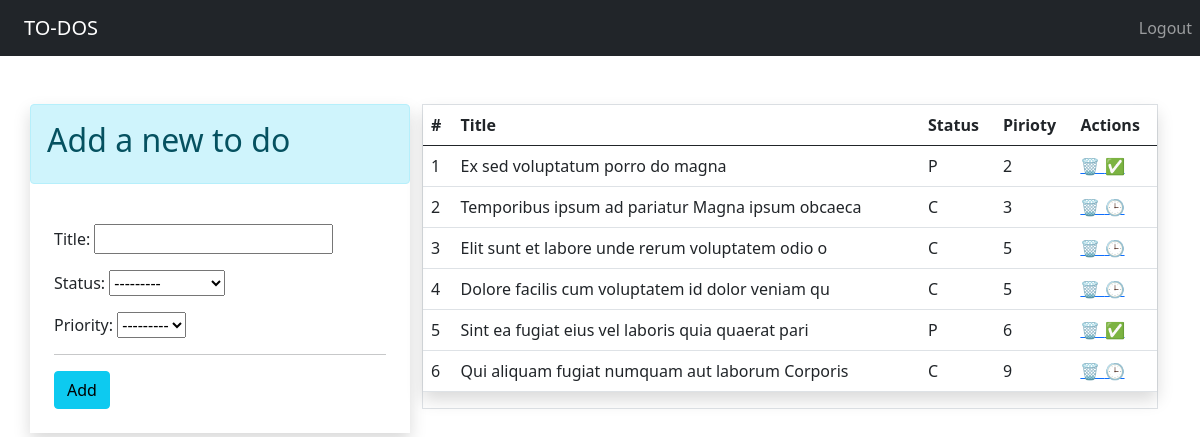
Screenshot of / (signed in) with the database file from the repository.
### list/models.py (models this page shows, shortened)
class TODO(models.Model):
    status_choices = [
    ('C', 'COMPLETED'),
    ('P', 'PENDING'),
    ]
    priority_choices = [
    ('1', '1️⃣'),
    ('2', '2️⃣'),
    ('3', '3️⃣'),
    ('4', '4️⃣'),
    ('5', '5️⃣'),
    ('6', '6️⃣'),
    ('7', '7️⃣'),
    ('8', '8️⃣'),
    ('9', '9️⃣'),
    ('10', '🔟'),
    ]
    title = models.CharField(max_length=50)
    status = models.CharField(max_length=2 , choices=status_choices)
    user  = models.ForeignKey(User  , on_delete= models.CASCADE)
    date = models.DateTimeField(auto_now_add=True)
    priority = models.CharField(max_length=2 , choices=priority_choices)

### list/views.py (the view)
# urls.py: path('' , views.home , name ='home'),
@login_required(login_url='login' ) #if the user is loged in only they can access the page .
def home(request):#only accesible home page  when the user is loged in !
    if request.user.is_authenticated:#if user is logged in !
        user = request.user
        form =TODOForm()
        todos = TODO.objects.filter(user = user).order_by('priority')
        context ={
        'form':form,
        'todos':todos
            }
        return render(request, 'index.html', context)

### list/forms.py
class TODOForm(ModelForm):
    class Meta:
        model= TODO
        fields = ['title','status','priority']

### list/templates/index.html (shortened to what this page needs)
{% extends 'base.html' %}
{% block content%}
 <div>
    <div class="container pt-4">
       <div class="row p-0 mt-4">
        <div class="col-lg-4 mt-auto shadow p-0">
            <div class="alert alert-info">
              <h2>Add a new to do</h2>
            </div>
            <div class="p-4">
              <form action="Add-to-do" method="POST">
                {{form.as_p}}
                <hr>
                <input type="submit" value="Add" class="btn btn-info">
              </form>
            </div>
          </div>
          <div class="col">
              <div class="border">
               {% if todos|length == 0 %}
              <div class="p-4">
                <br>
                <br>
                <div class="alert alert-info text-center">
                  <p class="display-4"style="font-size:30px;" >No any todos</p>
                 </div>
                 <br>
                <br>
              </div>
               {% else %}
               <table class="table shadow">
                <thead>
                    <tr>
                        <th>#</th>
                        <th>Title</th>
                        <th>Status</th>
                        <th>Pirioty</th>
                        <th>Actions</th>
                    </tr>
                </thead>
                <tbody>
                        {% for todo in todos %}
                        <tr>
                        <td>{{forloop.counter}}</td>
                        <td>{{todo.title}}</td>
                        <td>{{todo.status}}</td>
                        <td>{{todo.priority}}</td>
                        <td><a href="/delete_todo/{{todo.id}}" title="Delete">🗑️
                          {% if todo.status == 'P'%}
                        <a href="change-status/{{todo.id}}/C" title="Mark Completed" class="">✅</a>
                        {%else%}
                        <a href="change-status/{{todo.id}}/P" title="Mark Pending" class="">🕒</a>
                        {%endif%}
                      </td>
                        </tr>
                        {% endfor %}
                 </tbody>
              </table>
               {% endif %}
           </div>
        </div>
        </div>
        </div>
       </div>
{%endblock%}

### list/templates/base.html (shortened to what this page needs)
<!doctype html>
<html lang="en">
  <head>
    <link href="https://cdn.jsdelivr.net/npm/bootstrap@5.0.1/dist/css/bootstrap.min.css" rel="stylesheet">
  </head>
  <body>
    <nav class="navbar navbar-expand-lg navbar-dark bg-dark">
    <a class="navbar-brand mx-4" href="#">TO-DOS</a>
    <div class="collapse navbar-collapse" id="navbarSupportedContent">
        <ul class="navbar-nav ms-auto">
             {% if request.user.is_authenticated%}
             <li class="nav-item">
              <a class="nav-link" href="/logout">Logout</a>
             </li>
            {% endif %}
    </div>
  </nav>
        {% block content %}
        {% endblock %}
  </body>
</html>

### rows the page displays
TODO: title "Ex sed voluptatum porro do magna", status "P", priority "2"
TODO: title "Temporibus ipsum ad pariatur Magna ipsum obcaeca", status "C", priority "3"
TODO: title "Elit sunt et labore unde rerum voluptatem odio o", status "C", priority "5"
TODO: title "Dolore facilis cum voluptatem id dolor veniam qu", status "C", priority "5"
TODO: title "Sint ea fugiat eius vel laboris quia quaerat pari", status "P", priority "6"
TODO: title "Qui aliquam fugiat numquam aut laborum Corporis", status "C", priority "9"
